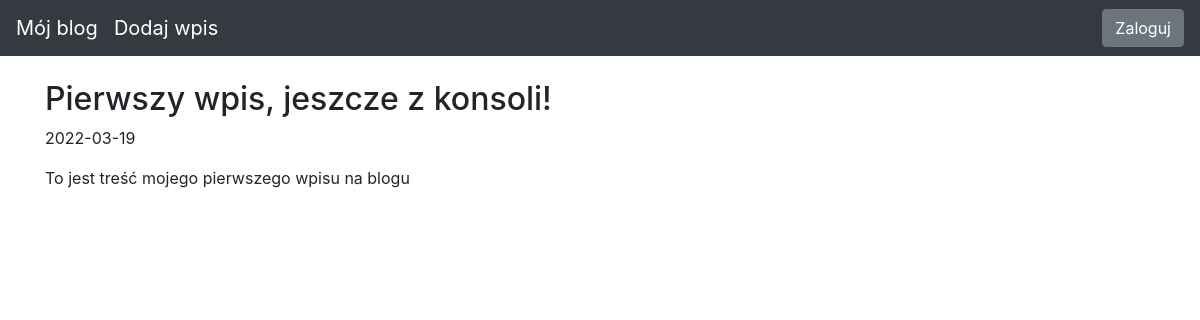
/, run on an earlier commit of the app's database.
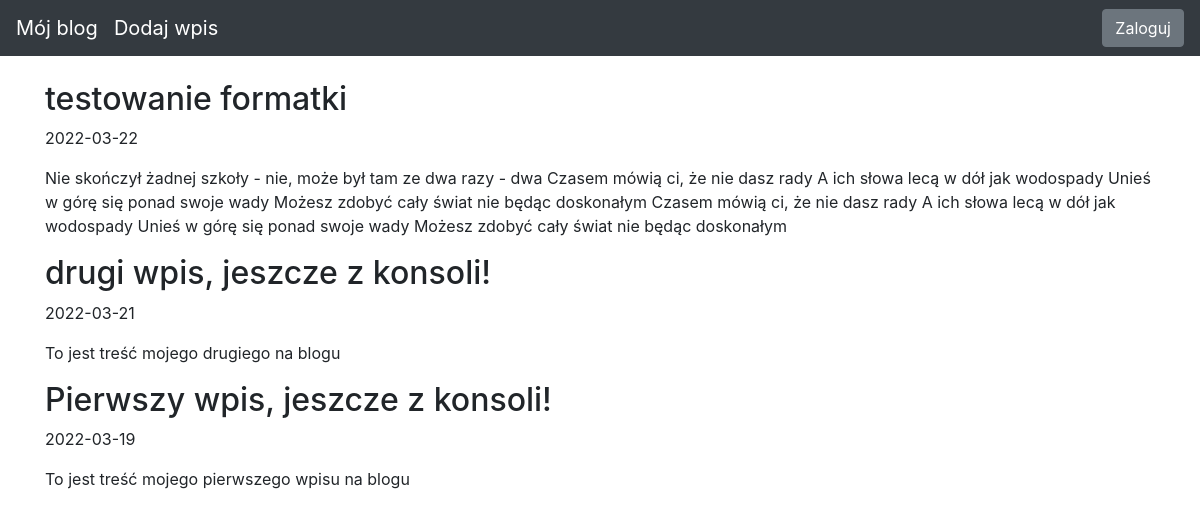
And on a later commit of the database.
### blog/models.py (models this page shows)
class Entry(db.Model):
    id = db.Column(db.Integer, primary_key=True)
    title = db.Column(db.String(80), nullable = False)
    body = db.Column(db.Text, nullable=False)
    pub_date = db.Column(db.DateTime, nullable = False, default=datetime.datetime.utcnow)
    is_published = db.Column(db.Boolean, default=False)

### blog/routes.py (the view)
@app.route("/")
def index():
      all_posts = Entry.query.filter_by(is_published = True).order_by(Entry.pub_date.desc())
      return render_template("homepage.html", all_posts=all_posts)

### blog/templates/homepage.html (shortened to what this page needs)
{% extends "base.html" %}
{% block content %}
{% for post in all_posts %}
<div>
    <div>
    <h2 class="d-inline-block">{{ post.title }}</h2>
    </div>
    <p>{{ post.pub_date.strftime('%Y-%m-%d') }}</p>
    <p>
        {{ post.body }}
    </p>
</div>
{% endfor %}
{% endblock %}

What changed in the data, as far as the page shows it:
added Entry: title "testowanie formatki", pub_date "2022-03-22", body "Nie skończył żadnej szkoły - nie, może był tam ze dwa razy - dwa Czasem mówią ci, że nie dasz rady A ich słowa lecą w dół jak wodospady Unieś w górę się ponad swoje wady Możesz zdobyć cały świat nie będąc doskonałym Czasem mówią ci, że nie dasz rady A ich słowa lecą w dół jak wodospady Unieś w górę się ponad swoje wady Możesz zdobyć cały świat nie będąc doskonałym"
added Entry: title "drugi wpis, jeszcze z konsoli!", pub_date "2022-03-21", body "To jest treść mojego drugiego na blogu"
